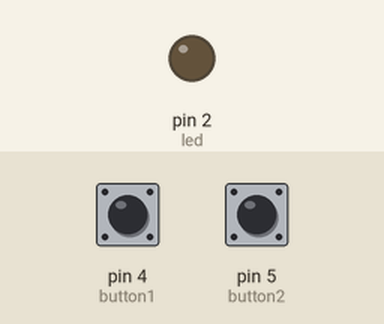
Simulated run of this sketch. Board: Arduino Uno, built with avr-gcc and run on an emulated ATmega328P. Shown: output pins drawn as LEDs (lit = HIGH). The inputs (shaded band) are chosen by the test bench; at power-on: pin 4 (button1) LOW, pin 5 (button2) LOW.

Above: at 1.2 s.
1.3 s: pin 4 (button1) pulled HIGH for 0.15 s
At 2.5 s:
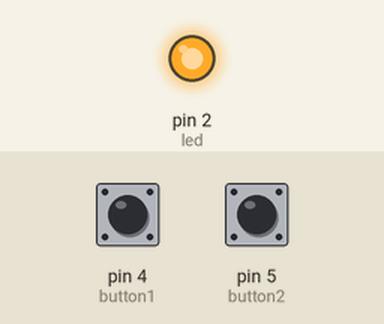
2.9 s: pin 5 (button2) pulled HIGH for 0.15 s
At 3.9 s:
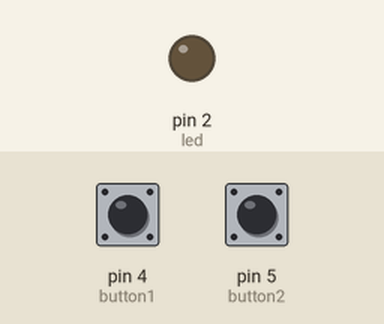
4.5 s: pin 4 (button1) pulled HIGH for 1 s
At 5.1 s:
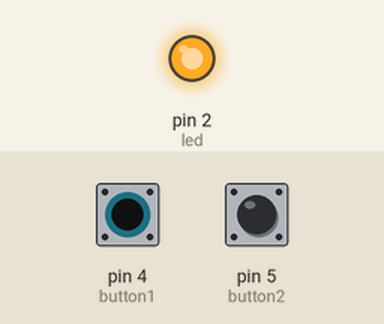
Timing chart, 0 to 7.5 s (numbered marks = the images above; inputs shaded):
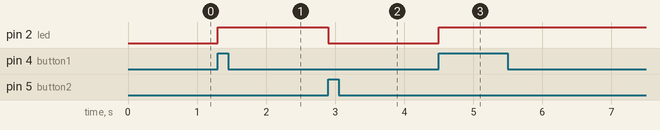

Measured:
- after the input at 1.3 s, pin 2 (led): LOW → HIGH at once
- after the input at 2.9 s, pin 2 (led): HIGH → LOW at once
- after the input at 4.5 s, pin 2 (led): LOW → HIGH at once

The sketch:

pushbutton.ino
```cpp
const int led = 2;
const int button1 = 4;
const int button2 = 5;
int buttonstate1 = 0;
int buttonstate2 = 0;


void setup()
{
  pinMode(led,OUTPUT);
  pinMode(button1,INPUT);
  pinMode(button2,INPUT);

}

void loop()
{
buttonstate1 = digitalRead(button1);
buttonstate2 = digitalRead(button2);

if(buttonstate1 == 1)
{

  digitalWrite(led,HIGH);

  }
  if(buttonstate2 == 1)
  {

    digitalWrite(led,LOW);

    }


}
```
